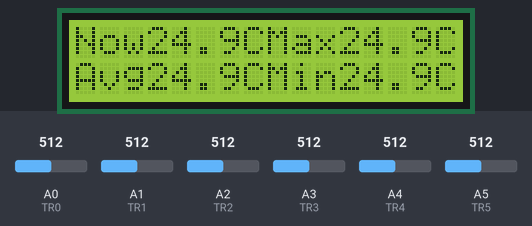
A program run on a simulated Adafruit Feather M0. Shown: 16×2 character LCD. Inputs (shaded band) come from the test bench; at power-on: A0 (TR0) = 512, A1 (TR1) = 512, A2 (TR2) = 512, A3 (TR3) = 512, A4 (TR4) = 512, A5 (TR5) = 512. What the program prints to the serial monitor is not drawn.

Above: at 1.7 s.
1.8 s: A0 (TR0) set to 716
At 3.9 s:
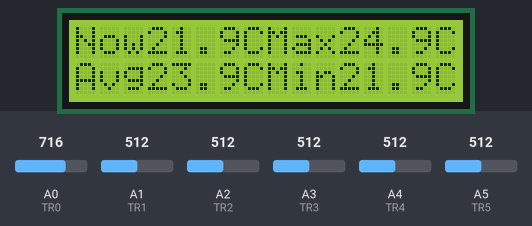
5.6 s: A1 (TR1) set to 716
At 8.0 s:
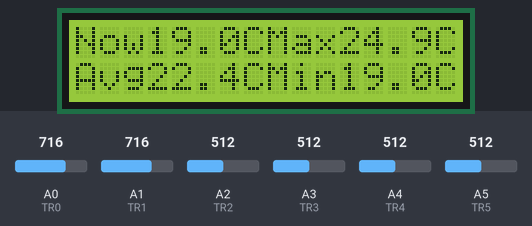
9.7 s: A2 (TR2) set to 716
At 12.0 s:
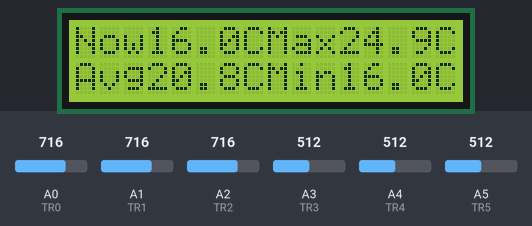
13.7 s: A3 (TR3) set to 716
At 16.1 s:
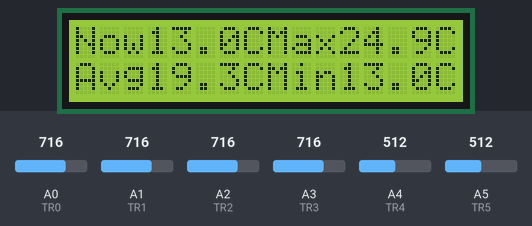
17.8 s: A4 (TR4) set to 716
At 19.6 s:
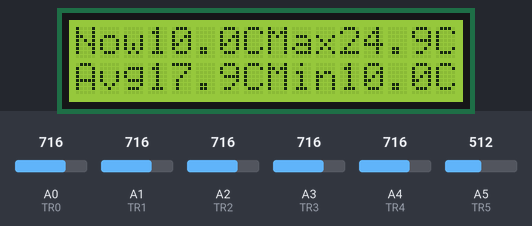
21.8 s: A5 (TR5) set to 716
At 24.2 s:
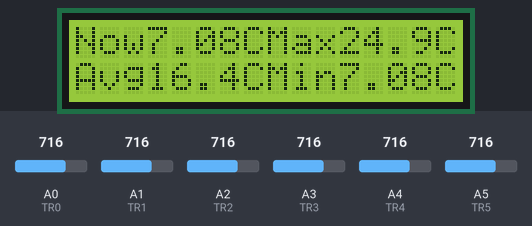
Timing chart, 0 to 25.7 s (numbered marks = the images above; inputs shaded):
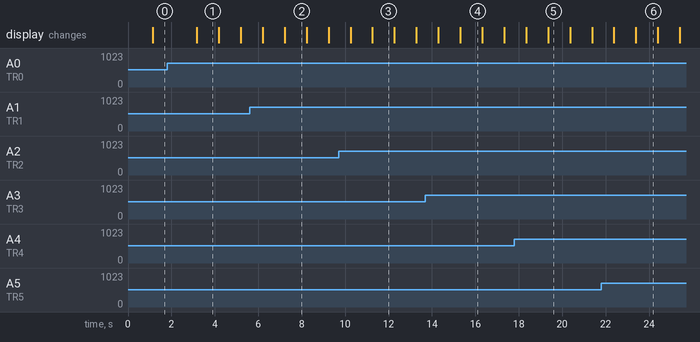

Measured:
- after the input at 1.8 s, the display: changes after 1.4 s (image 1)
- what the display in image 1 shows lasts 1.0 s, from 3.2 s to 4.2 s

The program:

main.cpp
```cpp
#include <Arduino.h>
#include "PID_v1.h"
#include "Display.hpp"
#include "TempSense.hpp"


//relay needs one control pin, this was soldered on via the shield
#define RELAY_PIN 10

Display tempDisp;
ThermistorArray tempTherms;

//Define Variables we'll be connecting to
double Setpoint, Input, Output;

//Specify the links and initial tuning parameters
double Kp=2, Ki=5, Kd=1;
PID myPID(&Input, &Output, &Setpoint, Kp, Ki, Kd, DIRECT);

int WindowSize = 5000;
unsigned long windowStartTime;

void setup() {
  windowStartTime = millis();

  //init display and termperature sensing
  tempDisp = Display();
  tempTherms = ThermistorArray();

  //pid has goal of 37.0
  Setpoint = 37.0;

  //tell the PID to range between 0 and the full window size
  myPID.SetOutputLimits(0, WindowSize);
  myPID.SetMode(AUTOMATIC);

  Serial.begin(9600);
}

void loop() {
  tempTherms.refresh();
  delay(1000);
  Serial.println(tempTherms.getCurrTemp());

  tempDisp.refresh(tempTherms.getCurrTemp(), tempTherms.getAvgTemp(), tempTherms.getMaxTemp(), tempTherms.getMinTemp());
  Input = tempTherms.getCurrTemp();
  myPID.Compute();

  if (millis() - windowStartTime > WindowSize){ //time to shift the Relay Window
    windowStartTime += WindowSize;
  }
  if (Output < millis() - windowStartTime) digitalWrite(RELAY_PIN, HIGH);
  else digitalWrite(RELAY_PIN, LOW);
}
```

Display.cpp
```cpp
#include "Display.hpp"


Display::Display(){

    lcd.begin(16,2);               // initialize the lcd with 16x2 chars
    lcd.home();                   // move cursor to top left of lcd

    lcd.print("Now00.0CMax00.0C");
    lcd.setCursor ( 0, 1 );        // go to the next line
    lcd.print("Avg00.0CMin00.0C");
}

void Display::refresh(float current, float avg, float max, float min){
    lcd.home();

    lcd.print("Now");
    lcd.setCursor(3,0);
    lcd.print(current, 3);
    lcd.setCursor(7,0);
    lcd.print("C");

    lcd.setCursor(8,0);
    lcd.print("Max");
    lcd.setCursor(11,0);
    lcd.print(max, 3);
    lcd.setCursor(15,0);
    lcd.print("C");

    lcd.setCursor(0,1);

    lcd.print("Avg");
    lcd.setCursor(3,1);
    lcd.print(avg, 3);
    lcd.setCursor(7,1);
    lcd.print("C");

    lcd.setCursor(8,1);
    lcd.print("Min");
    lcd.setCursor(11,1);
    lcd.print(min, 3);
    lcd.setCursor(15,1);
    lcd.print("C");

    lcd.home();

}
```

Display.hpp
```cpp
#ifndef DISPLAY_h
#define DISPLAY_h

#include <Arduino.h>
#include <Wire.h>
#include <LiquidCrystal.h>

using namespace std;

const int RS_PIN = 12;
const int EN_PIN = 11;
const int D4 = 5;
const int D5 = 6;
const int D6 = 0;
const int D7 = 1;

class Display{
    public:
        Display();
        void refresh(float current, float avg, float max, float min);

    private:
        LiquidCrystal lcd = LiquidCrystal(RS_PIN, EN_PIN, D4, D5, D6, D7);
};

#endif
```

TempSense.cpp
```cpp
#include "TempSense.hpp"

ThermistorArray::ThermistorArray(){
  numSamples = 0;
  totalTemp = 0;
  maxTemp = INT_MIN;
  minTemp = INT_MAX;
}

float ThermistorArray::convertReading(float reading){
  float converted;
  converted = (1023 / reading)  - 1;     // (1023/ADC - 1)
  converted = SRES / converted;  // 10K / (1023/ADC - 1)
  float steinhart;
  steinhart = converted / NRES;     // (R/Ro)
  steinhart = log(steinhart);                  // ln(R/Ro)
  steinhart /= BETA;                   // 1/B * ln(R/Ro)
  steinhart += 1.0 / (25 + 273.15); // + (1/To)
  steinhart = 1.0 / steinhart;                 // Invert
  steinhart -= 273.15;
  return steinhart;
}

void ThermistorArray::refresh(){
  float reading0;
  float reading1;
  float reading2;
  float reading3;
  float reading4;
  float reading5;

  reading0 = analogRead(TR0);
  reading1 = analogRead(TR1);
  reading2 = analogRead(TR2);
  reading3 = analogRead(TR3);
  reading4 = analogRead(TR4);
  reading5 = analogRead(TR5);

  // convert the value to resistance

  float temp0 = convertReading(reading0);
  float temp1 = convertReading(reading1);
  float temp2 = convertReading(reading2);
  float temp3 = convertReading(reading3);
  float temp4 = convertReading(reading4);
  float temp5 = convertReading(reading5);

  currTemp = float((temp0+temp1+temp2+temp3+temp4+temp5)/N);
  //currTemp = (temp0);

  if (currTemp < minTemp){
    minTemp = currTemp;
  }

  if(currTemp > maxTemp){
    maxTemp = currTemp;
  }

  totalTemp += currTemp;
  numSamples++;
}


float ThermistorArray::getCurrTemp(){
  return currTemp;
}
float ThermistorArray::getAvgTemp(){//to fix later
  return float(totalTemp/numSamples);
}
float ThermistorArray::getMaxTemp(){
  return maxTemp;
}
float ThermistorArray::getMinTemp(){
  return minTemp;
}
```

TempSense.hpp
```cpp
#ifndef TEMPSENSE_H
#define TEMPSENSE_H

#include <Arduino.h>

using namespace std;

//need 6 analog pins, one for each thermistor
#define TR0 A0
#define TR1 A1
#define TR2 A2
#define TR3 A3
#define TR4 A4
#define TR5 A5

#define NRES 10000//this is nominal res of thermistor aka 10kohm
#define BETA 3950//some coefficient of thermistor
#define SRES 10000//value of series resistor aka 10kohm

#define N 6

class ThermistorArray{
    public:
        ThermistorArray();
        void refresh();
        float getCurrTemp();
        float getMinTemp();
        float getMaxTemp();
        float getAvgTemp();

    private:
        float convertReading(float reading);
        float currTemp;
        float minTemp;
        float maxTemp;
        float totalTemp;
        long numSamples;

};

#endif
```
